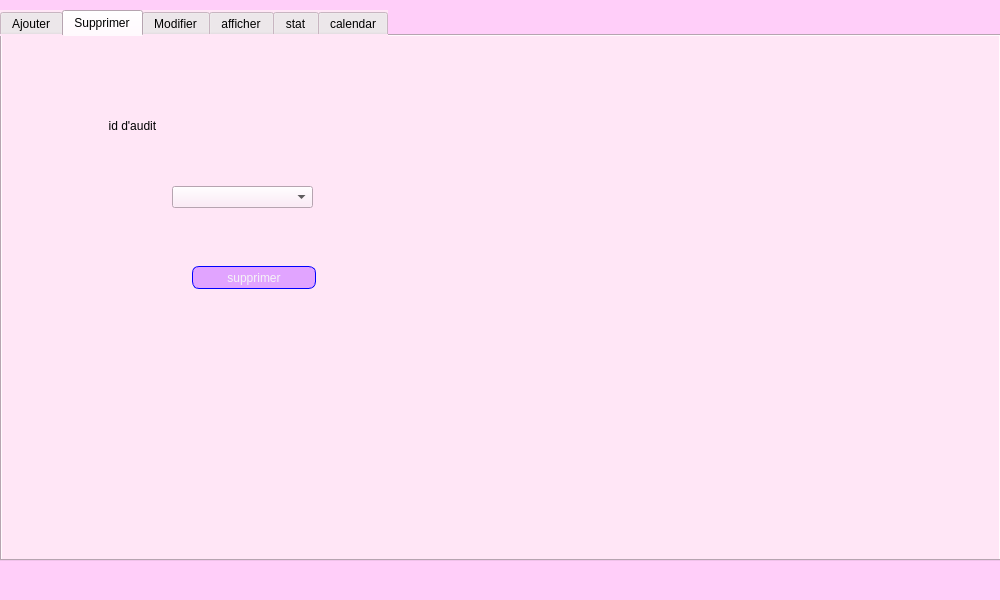
<?xml version="1.0" encoding="UTF-8"?>
<ui version="4.0">
 <class>MainWindow</class>
 <widget class="QMainWindow" name="MainWindow">
  <property name="geometry">
   <rect>
    <x>0</x>
    <y>0</y>
    <width>1000</width>
    <height>600</height>
   </rect>
  </property>
  <property name="windowTitle">
   <string>MainWindow</string>
  </property>
  <property name="styleSheet">
   <string notr="true">background-color: rgb(251, 246, 164);
background-color: rgb(255, 206, 249);</string>
  </property>
  <widget class="QWidget" name="centralwidget">
   <widget class="QTabWidget" name="lesmethodes">
    <property name="geometry">
     <rect>
      <x>0</x>
      <y>10</y>
      <width>1001</width>
      <height>551</height>
     </rect>
    </property>
    <property name="styleSheet">
     <string notr="true">background-color: rgb(255, 230, 246);
</string>
    </property>
    <property name="currentIndex">
     <number>1</number>
    </property>
    <widget class="QWidget" name="tab_20">
     <attribute name="title">
      <string>Ajouter</string>
     </attribute>
     <widget class="QLabel" name="label_60">
      <property name="geometry">
       <rect>
        <x>20</x>
        <y>20</y>
        <width>121</width>
        <height>20</height>
       </rect>
      </property>
      <property name="styleSheet">
       <string notr="true">font: 75 12pt &quot;NSimSun&quot;;</string>
      </property>
      <property name="text">
       <string>id d'audit </string>
      </property>
     </widget>
     <widget class="QLabel" name="label_61">
      <property name="geometry">
       <rect>
        <x>20</x>
        <y>70</y>
        <width>141</width>
        <height>20</height>
       </rect>
      </property>
      <property name="styleSheet">
       <string notr="true">font: 75 12pt &quot;NSimSun&quot;;</string>
      </property>
      <property name="text">
       <string>Date d'audit</string>
      </property>
     </widget>
     <widget class="QLabel" name="label_62">
      <property name="geometry">
       <rect>
        <x>20</x>
        <y>130</y>
        <width>69</width>
        <height>20</height>
       </rect>
      </property>
      <property name="styleSheet">
       <string notr="true">font: 75 12pt &quot;NSimSun&quot;;</string>
      </property>
      <property name="text">
       <string>Durée </string>
      </property>
     </widget>
     <widget class="QLabel" name="label_63">
      <property name="geometry">
       <rect>
        <x>20</x>
        <y>200</y>
        <width>121</width>
        <height>20</height>
       </rect>
      </property>
      <property name="styleSheet">
       <string notr="true">font: 75 12pt &quot;NSimSun&quot;;</string>
      </property>
      <property name="text">
       <string>Remarque</string>
      </property>
     </widget>
     <widget class="QLineEdit" name="id">
      <property name="geometry">
       <rect>
        <x>220</x>
        <y>10</y>
        <width>181</width>
        <height>25</height>
       </rect>
      </property>
      <property name="styleSheet">
       <string notr="true">QLineEdit {
	background-color: rgb(255, 255, 255);
padding: 1px;
border-style: solid;
border: 2px solid gray;
border-radius: 8px;
}</string>
      </property>
     </widget>
     <widget class="QLineEdit" name="duree">
      <property name="geometry">
       <rect>
        <x>220</x>
        <y>130</y>
        <width>181</width>
        <height>25</height>
       </rect>
      </property>
      <property name="styleSheet">
       <string notr="true">QLineEdit {
	background-color: rgb(255, 255, 255);
padding: 1px;
border-style: solid;
border: 2px solid gray;
border-radius: 8px;
}</string>
      </property>
     </widget>
     <widget class="QLineEdit" name="remarque">
      <property name="geometry">
       <rect>
        <x>220</x>
        <y>200</y>
        <width>181</width>
        <height>25</height>
       </rect>
      </property>
      <property name="styleSheet">
       <string notr="true">QLineEdit {
	background-color: rgb(255, 255, 255);
padding: 1px;
border-style: solid;
border: 2px solid gray;
border-radius: 8px;
}</string>
      </property>
     </widget>
     <widget class="QPushButton" name="ajouter">
      <property name="geometry">
       <rect>
        <x>420</x>
        <y>380</y>
        <width>124</width>
        <height>23</height>
       </rect>
      </property>
      <property name="styleSheet">
       <string notr="true">QPushButton {
color: rgb(245, 245, 245);
	background-color: rgb(225, 164, 255);
border-width: 1px;
border-color: rgb(0, 0, 255);
border-style: solid;
border-radius: 7;
padding: 3px;
font-size: 75 ;
padding-left: 1px;
padding-right: 1px;
min-width: 120px;
max-width: 50px;
min-height: 15px;
max-height: 15px;
font: 75 12pt &quot;NSimSun&quot;;
}</string>
      </property>
      <property name="text">
       <string>Ajouter</string>
      </property>
     </widget>
     <widget class="QLabel" name="label_64">
      <property name="geometry">
       <rect>
        <x>20</x>
        <y>260</y>
        <width>121</width>
        <height>20</height>
       </rect>
      </property>
      <property name="styleSheet">
       <string notr="true">font: 75 12pt &quot;NSimSun&quot;;</string>
      </property>
      <property name="text">
       <string>Resultat</string>
      </property>
     </widget>
     <widget class="QDateEdit" name="date">
      <property name="geometry">
       <rect>
        <x>230</x>
        <y>70</y>
        <width>161</width>
        <height>21</height>
       </rect>
      </property>
      <property name="styleSheet">
       <string notr="true">background-color: rgb(255, 255, 255);</string>
      </property>
     </widget>
     <widget class="QLineEdit" name="idemp">
      <property name="geometry">
       <rect>
        <x>710</x>
        <y>100</y>
        <width>181</width>
        <height>25</height>
       </rect>
      </property>
      <property name="styleSheet">
       <string notr="true">QLineEdit {
	background-color: rgb(255, 255, 255);
padding: 1px;
border-style: solid;
border: 2px solid gray;
border-radius: 8px;
}</string>
      </property>
      <property name="text">
       <string/>
      </property>
     </widget>
     <widget class="QLineEdit" name="ident">
      <property name="geometry">
       <rect>
        <x>720</x>
        <y>190</y>
        <width>181</width>
        <height>25</height>
       </rect>
      </property>
      <property name="styleSheet">
       <string notr="true">QLineEdit {
	background-color: rgb(255, 255, 255);
padding: 1px;
border-style: solid;
border: 2px solid gray;
border-radius: 8px;
}</string>
      </property>
      <property name="text">
       <string/>
      </property>
     </widget>
     <widget class="QLineEdit" name="refmat">
      <property name="geometry">
       <rect>
        <x>720</x>
        <y>290</y>
        <width>181</width>
        <height>25</height>
       </rect>
      </property>
      <property name="styleSheet">
       <string notr="true">QLineEdit {
	background-color: rgb(255, 255, 255);
padding: 1px;
border-style: solid;
border: 2px solid gray;
border-radius: 8px;
}</string>
      </property>
      <property name="text">
       <string/>
      </property>
     </widget>
     <widget class="QLabel" name="label_72">
      <property name="geometry">
       <rect>
        <x>550</x>
        <y>100</y>
        <width>121</width>
        <height>20</height>
       </rect>
      </property>
      <property name="styleSheet">
       <string notr="true">font: 75 12pt &quot;NSimSun&quot;;</string>
      </property>
      <property name="text">
       <string>idEmp</string>
      </property>
     </widget>
     <widget class="QLabel" name="label_73">
      <property name="geometry">
       <rect>
        <x>550</x>
        <y>190</y>
        <width>121</width>
        <height>20</height>
       </rect>
      </property>
      <property name="styleSheet">
       <string notr="true">font: 75 12pt &quot;NSimSun&quot;;</string>
      </property>
      <property name="text">
       <string>idEntreprise</string>
      </property>
     </widget>
     <widget class="QLabel" name="label_74">
      <property name="geometry">
       <rect>
        <x>550</x>
        <y>290</y>
        <width>121</width>
        <height>20</height>
       </rect>
      </property>
      <property name="styleSheet">
       <string notr="true">font: 75 12pt &quot;NSimSun&quot;;</string>
      </property>
      <property name="text">
       <string>RefMat</string>
      </property>
     </widget>
     <widget class="QComboBox" name="res">
      <property name="geometry">
       <rect>
        <x>220</x>
        <y>260</y>
        <width>181</width>
        <height>22</height>
       </rect>
      </property>
      <item>
       <property name="text">
        <string>effectue</string>
       </property>
      </item>
      <item>
       <property name="text">
        <string>non effectue</string>
       </property>
      </item>
     </widget>
     <widget class="QLabel" name="label_71">
      <property name="geometry">
       <rect>
        <x>20</x>
        <y>340</y>
        <width>131</width>
        <height>20</height>
       </rect>
      </property>
      <property name="styleSheet">
       <string notr="true">font: 75 12pt &quot;NSimSun&quot;;</string>
      </property>
      <property name="text">
       <string>type d'audit</string>
      </property>
     </widget>
     <widget class="QComboBox" name="type">
      <property name="geometry">
       <rect>
        <x>220</x>
        <y>340</y>
        <width>181</width>
        <height>22</height>
       </rect>
      </property>
      <item>
       <property name="text">
        <string>financier</string>
       </property>
      </item>
      <item>
       <property name="text">
        <string>informatique</string>
       </property>
      </item>
      <item>
       <property name="text">
        <string>interne</string>
       </property>
      </item>
     </widget>
     <widget class="QPushButton" name="ajouter_2">
      <property name="geometry">
       <rect>
        <x>420</x>
        <y>430</y>
        <width>124</width>
        <height>23</height>
       </rect>
      </property>
      <property name="styleSheet">
       <string notr="true">QPushButton {
color: rgb(245, 245, 245);
	background-color: rgb(225, 164, 255);
border-width: 1px;
border-color: rgb(0, 0, 255);
border-style: solid;
border-radius: 7;
padding: 3px;
font-size: 75 ;
padding-left: 1px;
padding-right: 1px;
min-width: 120px;
max-width: 50px;
min-height: 15px;
max-height: 15px;
font: 75 12pt &quot;NSimSun&quot;;
}</string>
      </property>
      <property name="text">
       <string>recuperer</string>
      </property>
     </widget>
    </widget>
    <widget class="QWidget" name="tab_21">
     <attribute name="title">
      <string>Supprimer</string>
     </attribute>
     <widget class="QLabel" name="label_65">
      <property name="geometry">
       <rect>
        <x>70</x>
        <y>80</y>
        <width>261</width>
        <height>20</height>
       </rect>
      </property>
      <property name="styleSheet">
       <string notr="true">font: 75 12pt &quot;NSimSun&quot;;</string>
      </property>
      <property name="text">
       <string>           id d'audit</string>
      </property>
     </widget>
     <widget class="QPushButton" name="supprimer">
      <property name="geometry">
       <rect>
        <x>190</x>
        <y>230</y>
        <width>124</width>
        <height>23</height>
       </rect>
      </property>
      <property name="styleSheet">
       <string notr="true">QPushButton {
color: rgb(245, 245, 245);
	background-color: rgb(225, 164, 255);
border-width: 1px;
border-color: rgb(0, 0, 255);
border-style: solid;
border-radius: 7;
padding: 3px;
font-size: 75 ;
padding-left: 1px;
padding-right: 1px;
min-width: 120px;
max-width: 50px;
min-height: 15px;
max-height: 15px;
font: 75 12pt &quot;NSimSun&quot;;
}</string>
      </property>
      <property name="text">
       <string>supprimer</string>
      </property>
     </widget>
     <widget class="QComboBox" name="comboBoxAuditSupp">
      <property name="geometry">
       <rect>
        <x>170</x>
        <y>150</y>
        <width>141</width>
        <height>22</height>
       </rect>
      </property>
     </widget>
    </widget>
    <widget class="QWidget" name="tab_22">
     <attribute name="title">
      <string>Modifier</string>
     </attribute>
     <widget class="QLabel" name="label_66">
      <property name="geometry">
       <rect>
        <x>10</x>
        <y>20</y>
        <width>201</width>
        <height>20</height>
       </rect>
      </property>
      <property name="styleSheet">
       <string notr="true">font: 75 12pt &quot;NSimSun&quot;;</string>
      </property>
      <property name="text">
       <string>id d'audit </string>
      </property>
     </widget>
     <widget class="QPushButton" name="modifier">
      <property name="geometry">
       <rect>
        <x>450</x>
        <y>400</y>
        <width>124</width>
        <height>23</height>
       </rect>
      </property>
      <property name="styleSheet">
       <string notr="true">QPushButton {
	
	background-color: rgb(225, 164, 255);
border-width: 1px;
border-color: rgb(0, 0, 255);
border-style: solid;
border-radius: 7;
padding: 3px;
font-size: 75 ;
padding-left: 1px;
padding-right: 1px;
min-width: 120px;
max-width: 50px;
min-height: 15px;
max-height: 15px;
font: 75 12pt &quot;NSimSun&quot;;
}</string>
      </property>
      <property name="text">
       <string>modifier</string>
      </property>
     </widget>
     <widget class="QLineEdit" name="dureeM">
      <property name="geometry">
       <rect>
        <x>260</x>
        <y>120</y>
        <width>113</width>
        <height>25</height>
       </rect>
      </property>
      <property name="styleSheet">
       <string notr="true">QLineEdit {
	background-color: rgb(255, 255, 255);
padding: 1px;
border-style: solid;
border: 2px solid gray;
border-radius: 8px;
}</string>
      </property>
     </widget>
     <widget class="QLineEdit" name="remM">
      <property name="geometry">
       <rect>
        <x>260</x>
        <y>180</y>
        <width>113</width>
        <height>25</height>
       </rect>
      </property>
      <property name="styleSheet">
       <string notr="true">QLineEdit {
	background-color: rgb(255, 255, 255);
padding: 1px;
border-style: solid;
border: 2px solid gray;
border-radius: 8px;
}</string>
      </property>
     </widget>
     <widget class="QLabel" name="label_67">
      <property name="geometry">
       <rect>
        <x>10</x>
        <y>70</y>
        <width>191</width>
        <height>20</height>
       </rect>
      </property>
      <property name="styleSheet">
       <string notr="true">font: 75 12pt &quot;NSimSun&quot;;</string>
      </property>
      <property name="text">
       <string>Date d'audit</string>
      </property>
     </widget>
     <widget class="QLineEdit" name="id_M">
      <property name="geometry">
       <rect>
        <x>260</x>
        <y>20</y>
        <width>113</width>
        <height>25</height>
       </rect>
      </property>
      <property name="styleSheet">
       <string notr="true">QLineEdit {
	background-color: rgb(255, 255, 255);
padding: 1px;
border-style: solid;
border: 2px solid gray;
border-radius: 8px;
}</string>
      </property>
     </widget>
     <widget class="QLabel" name="label_68">
      <property name="geometry">
       <rect>
        <x>10</x>
        <y>180</y>
        <width>141</width>
        <height>20</height>
       </rect>
      </property>
      <property name="styleSheet">
       <string notr="true">font: 75 12pt &quot;NSimSun&quot;;</string>
      </property>
      <property name="text">
       <string>Remarque</string>
      </property>
     </widget>
     <widget class="QLabel" name="label_69">
      <property name="geometry">
       <rect>
        <x>10</x>
        <y>120</y>
        <width>69</width>
        <height>20</height>
       </rect>
      </property>
      <property name="styleSheet">
       <string notr="true">font: 75 12pt &quot;NSimSun&quot;;</string>
      </property>
      <property name="text">
       <string>Durée </string>
      </property>
     </widget>
     <widget class="QLabel" name="label_70">
      <property name="geometry">
       <rect>
        <x>10</x>
        <y>240</y>
        <width>121</width>
        <height>20</height>
       </rect>
      </property>
      <property name="styleSheet">
       <string notr="true">font: 75 12pt &quot;NSimSun&quot;;</string>
      </property>
      <property name="text">
       <string>Resultat</string>
      </property>
     </widget>
     <widget class="QDateEdit" name="dateM">
      <property name="geometry">
       <rect>
        <x>260</x>
        <y>70</y>
        <width>110</width>
        <height>22</height>
       </rect>
      </property>
      <property name="styleSheet">
       <string notr="true">background-color: rgb(255, 255, 255);</string>
      </property>
     </widget>
     <widget class="QComboBox" name="resM">
      <property name="geometry">
       <rect>
        <x>240</x>
        <y>240</y>
        <width>181</width>
        <height>22</height>
       </rect>
      </property>
      <item>
       <property name="text">
        <string>effectué</string>
       </property>
      </item>
      <item>
       <property name="text">
        <string>non effectué</string>
       </property>
      </item>
     </widget>
     <widget class="QLabel" name="label_76">
      <property name="geometry">
       <rect>
        <x>590</x>
        <y>100</y>
        <width>121</width>
        <height>20</height>
       </rect>
      </property>
      <property name="styleSheet">
       <string notr="true">font: 75 12pt &quot;NSimSun&quot;;</string>
      </property>
      <property name="text">
       <string>idEmp</string>
      </property>
     </widget>
     <widget class="QLabel" name="label_77">
      <property name="geometry">
       <rect>
        <x>590</x>
        <y>190</y>
        <width>121</width>
        <height>20</height>
       </rect>
      </property>
      <property name="styleSheet">
       <string notr="true">font: 75 12pt &quot;NSimSun&quot;;</string>
      </property>
      <property name="text">
       <string>idEntreprise</string>
      </property>
     </widget>
     <widget class="QLabel" name="label_78">
      <property name="geometry">
       <rect>
        <x>590</x>
        <y>290</y>
        <width>121</width>
        <height>20</height>
       </rect>
      </property>
      <property name="styleSheet">
       <string notr="true">font: 75 12pt &quot;NSimSun&quot;;</string>
      </property>
      <property name="text">
       <string>RefMat</string>
      </property>
     </widget>
     <widget class="QLineEdit" name="idemp_2">
      <property name="geometry">
       <rect>
        <x>750</x>
        <y>90</y>
        <width>181</width>
        <height>25</height>
       </rect>
      </property>
      <property name="styleSheet">
       <string notr="true">QLineEdit {
	background-color: rgb(255, 255, 255);
padding: 1px;
border-style: solid;
border: 2px solid gray;
border-radius: 8px;
}</string>
      </property>
      <property name="text">
       <string/>
      </property>
     </widget>
     <widget class="QLineEdit" name="ident_2">
      <property name="geometry">
       <rect>
        <x>760</x>
        <y>190</y>
        <width>181</width>
        <height>25</height>
       </rect>
      </property>
      <property name="styleSheet">
       <string notr="true">QLineEdit {
	background-color: rgb(255, 255, 255);
padding: 1px;
border-style: solid;
border: 2px solid gray;
border-radius: 8px;
}</string>
      </property>
      <property name="text">
       <string/>
      </property>
     </widget>
     <widget class="QLineEdit" name="refmat_2">
      <property name="geometry">
       <rect>
        <x>750</x>
        <y>290</y>
        <width>181</width>
        <height>25</height>
       </rect>
      </property>
      <property name="styleSheet">
       <string notr="true">QLineEdit {
	background-color: rgb(255, 255, 255);
padding: 1px;
border-style: solid;
border: 2px solid gray;
border-radius: 8px;
}</string>
      </property>
      <property name="text">
       <string/>
      </property>
     </widget>
     <widget class="QComboBox" name="typeM">
      <property name="geometry">
       <rect>
        <x>240</x>
        <y>330</y>
        <width>181</width>
        <height>22</height>
       </rect>
      </property>
      <item>
       <property name="text">
        <string>financier</string>
       </property>
      </item>
      <item>
       <property name="text">
        <string>informatique</string>
       </property>
      </item>
      <item>
       <property name="text">
        <string>interne</string>
       </property>
      </item>
     </widget>
     <widget class="QLabel" name="label_79">
      <property name="geometry">
       <rect>
        <x>10</x>
        <y>330</y>
        <width>131</width>
        <height>20</height>
       </rect>
      </property>
      <property name="styleSheet">
       <string notr="true">font: 75 12pt &quot;NSimSun&quot;;</string>
      </property>
      <property name="text">
       <string>type d'audit</string>
      </property>
     </widget>
    </widget>
    <widget class="QWidget" name="tab">
     <attribute name="title">
      <string>afficher</string>
     </attribute>
     <widget class="QPushButton" name="afficher">
      <property name="geometry">
       <rect>
        <x>800</x>
        <y>490</y>
        <width>124</width>
        <height>23</height>
       </rect>
      </property>
      <property name="styleSheet">
       <string notr="true">QPushButton {
color: rgb(245, 245, 245);
	background-color: rgb(225, 164, 255);
border-width: 1px;
border-color: rgb(0, 0, 255);
border-style: solid;
border-radius: 7;
padding: 3px;
font-size: 75 ;
padding-left: 1px;
padding-right: 1px;
min-width: 120px;
max-width: 50px;
min-height: 15px;
max-height: 15px;
font: 75 12pt &quot;NSimSun&quot;;
}</string>
      </property>
      <property name="text">
       <string>afficher</string>
      </property>
     </widget>
     <widget class="QTableView" name="tableAff">
      <property name="geometry">
       <rect>
        <x>10</x>
        <y>270</y>
        <width>961</width>
        <height>211</height>
       </rect>
      </property>
      <property name="styleSheet">
       <string notr="true">background-color: rgb(255, 255, 255);</string>
      </property>
     </widget>
     <widget class="QLabel" name="mode_3">
      <property name="geometry">
       <rect>
        <x>20</x>
        <y>20</y>
        <width>141</width>
        <height>20</height>
       </rect>
      </property>
      <property name="styleSheet">
       <string notr="true">font: 75 12pt &quot;NSimSun&quot;;</string>
      </property>
      <property name="text">
       <string>Tri Selon ..:</string>
      </property>
     </widget>
     <widget class="QComboBox" name="choix">
      <property name="geometry">
       <rect>
        <x>230</x>
        <y>20</y>
        <width>73</width>
        <height>22</height>
       </rect>
      </property>
      <property name="styleSheet">
       <string notr="true">background-color: rgb(255, 255, 255);</string>
      </property>
      <item>
       <property name="text">
        <string>date</string>
       </property>
      </item>
      <item>
       <property name="text">
        <string>id</string>
       </property>
      </item>
      <item>
       <property name="text">
        <string>duree</string>
       </property>
      </item>
     </widget>
     <widget class="QLabel" name="mode_4">
      <property name="geometry">
       <rect>
        <x>50</x>
        <y>140</y>
        <width>131</width>
        <height>20</height>
       </rect>
      </property>
      <property name="styleSheet">
       <string notr="true">font: 75 12pt &quot;NSimSun&quot;;</string>
      </property>
      <property name="text">
       <string>Mode De Tri :</string>
      </property>
     </widget>
     <widget class="QRadioButton" name="asc">
      <property name="geometry">
       <rect>
        <x>220</x>
        <y>110</y>
        <width>97</width>
        <height>20</height>
       </rect>
      </property>
      <property name="text">
       <string>ascendant</string>
      </property>
     </widget>
     <widget class="QRadioButton" name="desc">
      <property name="geometry">
       <rect>
        <x>220</x>
        <y>170</y>
        <width>97</width>
        <height>20</height>
       </rect>
      </property>
      <property name="text">
       <string>descendant</string>
      </property>
     </widget>
     <widget class="QPushButton" name="pdf_bt">
      <property name="geometry">
       <rect>
        <x>560</x>
        <y>490</y>
        <width>184</width>
        <height>23</height>
       </rect>
      </property>
      <property name="styleSheet">
       <string notr="true">QPushButton {
color: rgb(245, 245, 245);
	
	background-color: rgb(225, 164, 255);
border-width: 1px;
border-color: rgb(0, 0, 255);
border-style: solid;
border-radius: 7;
padding: 3px;
font-size: 75 ;
padding-left: 1px;
padding-right: 1px;
min-width: 180px;
max-width: 50px;
min-height: 15px;
max-height: 15px;
font: 75 12pt &quot;NSimSun&quot;;
}</string>
      </property>
      <property name="text">
       <string>Generation PDF</string>
      </property>
     </widget>
     <widget class="QWidget" name="layoutWidget">
      <property name="geometry">
       <rect>
        <x>440</x>
        <y>20</y>
        <width>481</width>
        <height>52</height>
       </rect>
      </property>
      <layout class="QHBoxLayout" name="horizontalLayout">
       <item>
        <layout class="QVBoxLayout" name="verticalLayout">
         <item>
          <widget class="QLabel" name="label_81">
           <property name="styleSheet">
            <string notr="true">font: 75 12pt &quot;NSimSun&quot;;</string>
           </property>
           <property name="text">
            <string>resultat audit :</string>
           </property>
          </widget>
         </item>
         <item>
          <widget class="QLineEdit" name="rechercheaudit"/>
         </item>
        </layout>
       </item>
       <item>
        <layout class="QVBoxLayout" name="verticalLayout_2">
         <item>
          <widget class="QLabel" name="label_80">
           <property name="styleSheet">
            <string notr="true">font: 75 12pt &quot;NSimSun&quot;;</string>
           </property>
           <property name="text">
            <string>type audit :</string>
           </property>
          </widget>
         </item>
         <item>
          <widget class="QLineEdit" name="typeaudit"/>
         </item>
        </layout>
       </item>
       <item>
        <layout class="QVBoxLayout" name="verticalLayout_3">
         <item>
          <widget class="QLabel" name="label_75">
           <property name="styleSheet">
            <string notr="true">font: 75 12pt &quot;NSimSun&quot;;</string>
           </property>
           <property name="text">
            <string>id audit :</string>
           </property>
          </widget>
         </item>
         <item>
          <widget class="QLineEdit" name="idaudit"/>
         </item>
        </layout>
       </item>
      </layout>
     </widget>
    </widget>
    <widget class="QWidget" name="tab_4">
     <attribute name="title">
      <string>stat</string>
     </attribute>
     <widget class="QFrame" name="Statistic">
      <property name="geometry">
       <rect>
        <x>70</x>
        <y>60</y>
        <width>861</width>
        <height>371</height>
       </rect>
      </property>
      <property name="frameShape">
       <enum>QFrame::StyledPanel</enum>
      </property>
      <property name="frameShadow">
       <enum>QFrame::Raised</enum>
      </property>
     </widget>
     <widget class="QPushButton" name="stat">
      <property name="geometry">
       <rect>
        <x>550</x>
        <y>460</y>
        <width>124</width>
        <height>23</height>
       </rect>
      </property>
      <property name="styleSheet">
       <string notr="true">QPushButton {
color: rgb(245, 245, 245);
	
	background-color: rgb(225, 164, 255);
border-width: 1px;
border-color: rgb(0, 0, 255);
border-style: solid;
border-radius: 7;
padding: 3px;
font-size: 75 ;
padding-left: 1px;
padding-right: 1px;
min-width: 120px;
max-width: 50px;
min-height: 15px;
max-height: 15px;
font: 75 12pt &quot;NSimSun&quot;;
}</string>
      </property>
      <property name="text">
       <string>stat</string>
      </property>
     </widget>
    </widget>
    <widget class="QWidget" name="tab_2">
     <attribute name="title">
      <string>calendar</string>
     </attribute>
     <widget class="QCalendarWidget" name="calendar">
      <property name="geometry">
       <rect>
        <x>40</x>
        <y>140</y>
        <width>781</width>
        <height>351</height>
       </rect>
      </property>
     </widget>
     <widget class="QPushButton" name="calendarBT">
      <property name="geometry">
       <rect>
        <x>860</x>
        <y>490</y>
        <width>124</width>
        <height>23</height>
       </rect>
      </property>
      <property name="styleSheet">
       <string notr="true">QPushButton {
color: rgb(245, 245, 245);
	
	background-color: rgb(225, 164, 255);
border-width: 1px;
border-color: rgb(0, 0, 255);
border-style: solid;
border-radius: 7;
padding: 3px;
font-size: 75 ;
padding-left: 1px;
padding-right: 1px;
min-width: 120px;
max-width: 50px;
min-height: 15px;
max-height: 15px;
font: 75 12pt &quot;NSimSun&quot;;
}</string>
      </property>
      <property name="text">
       <string>nvl date NE</string>
      </property>
     </widget>
     <widget class="QComboBox" name="comboBoxCalendar">
      <property name="geometry">
       <rect>
        <x>250</x>
        <y>20</y>
        <width>111</width>
        <height>22</height>
       </rect>
      </property>
     </widget>
     <widget class="QLabel" name="label_82">
      <property name="geometry">
       <rect>
        <x>90</x>
        <y>20</y>
        <width>131</width>
        <height>20</height>
       </rect>
      </property>
      <property name="styleSheet">
       <string notr="true">font: 75 12pt &quot;NSimSun&quot;;</string>
      </property>
      <property name="text">
       <string>id audit :</string>
      </property>
     </widget>
    </widget>
   </widget>
  </widget>
  <widget class="QMenuBar" name="menubar">
   <property name="geometry">
    <rect>
     <x>0</x>
     <y>0</y>
     <width>1000</width>
     <height>26</height>
    </rect>
   </property>
  </widget>
  <widget class="QStatusBar" name="statusbar"/>
 </widget>
 <resources/>
 <connections/>
</ui>
